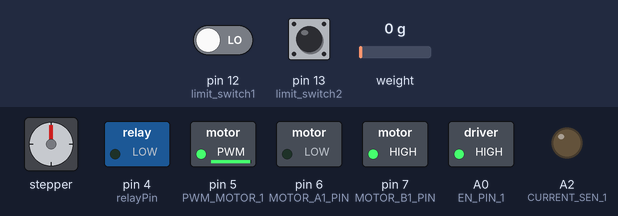
This sketch was run on a simulated Arduino Uno, built with avr-gcc and run on an emulated ATmega328P. Parts: stepper motor, switched loads named in the sketch (green lamp = pin HIGH), output pins drawn as LEDs (lit = HIGH). Wiring (inferred from the names in the program): stepper motor (2048 steps per turn assumed): coils pin 8, pin 9, pin 10, pin 11. Inputs (shaded band) come from the test bench; at power-on: pin 13 (limit_switch2) HIGH, pin 12 (limit_switch1) LOW, weight on the scale 0 g. Pins used as bus, display or sensor lines are not drawn; what the sketch prints to the serial monitor is not drawn.

Above: at 19.2 s.
19.3 s: pin 13 (limit_switch2) pulled LOW for 1 s
23.3 s: pin 12 (limit_switch1) driven HIGH and pin 13 (limit_switch2) driven LOW
At 23.46 s:
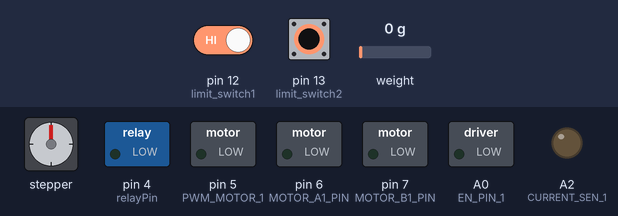
At 24.07 s:
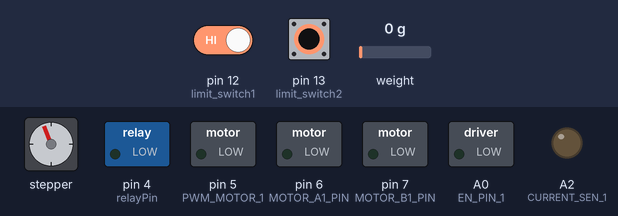
Timing chart, 0 to 41.3 s (numbered marks = the images above; inputs shaded):
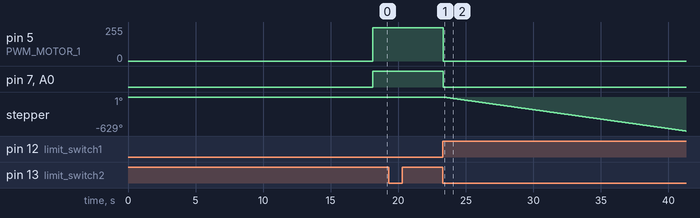

Measured:
- after the input at 19.3 s, every drawn part: stays the same
- after the input at 23.3 s, pin 5 (PWM_MOTOR_1): 250/255 → 0/255 at once; pin 7 (MOTOR_B1_PIN), A0 (EN_PIN_1): HIGH → LOW at once; stepper: keeps turning counter-clockwise at about 35°/s, starting after 0.05 s

The sketch:

final_prototypeV2.ino
```cpp
//==========================================================
//include libraries:

#include "HX711.h"
//HX711 pin define
#define DOUT  3
#define CLK  2

HX711 scale(DOUT, CLK);
//calibration factor
#define calibration_factor 450

// pre-defined motor function
#define BRAKE 0
#define CW    1
#define CCW   2
#define MOTOR_1 0
// Definition of safety current
#define CS_THRESHOLD 15
//==========================================================
//-----------------FOLLOW THE PIN NUMBER ===================
//==========================================================
//define MOTOR 1 pin connection
#define MOTOR_A1_PIN 6
#define MOTOR_B1_PIN 7

#define CURRENT_SEN_1 A2
#define EN_PIN_1 A0

#define PWM_MOTOR_1 5

//define relay pin
#define relayPin 4

//define switches
#define limit_switch1 12
#define limit_switch2 13
//==========================================================
//default motor speed
// short usSpeed = 220;
unsigned short usMotor_Status = BRAKE;
//==========================================================

//define switch state
int switch_output1 = 0;
int switch_output2 = 0;
//==========================================================

int motorPin1 = 8;
int motorPin2 = 9;
int motorPin3 = 10;
int motorPin4 = 11;
int delayTime = 5;
int stepCount = 0;

void setup()
{
    // serial com baudrate = 9600
    Serial.begin(9600);

    scale.set_scale(calibration_factor);
    //scale.tare(); //Assuming there is no weight on the scale at start up, reset the scale to 0

    Serial.println("Readings:");

    pinMode(motorPin1, OUTPUT);
    pinMode(motorPin2, OUTPUT);
    pinMode(motorPin3, OUTPUT);
    pinMode(motorPin4, OUTPUT);

    //define motor pins as output
    pinMode(MOTOR_A1_PIN, OUTPUT);
    pinMode(MOTOR_B1_PIN, OUTPUT);
    pinMode(PWM_MOTOR_1, OUTPUT);
    pinMode(CURRENT_SEN_1, OUTPUT);
    pinMode(EN_PIN_1, OUTPUT);

    //define relaypin as output
    pinMode(relayPin, OUTPUT);

    //define switches as input
    pinMode(limit_switch1, INPUT);
    pinMode(limit_switch2, INPUT);

    digitalWrite(relayPin, LOW);

    Serial.print("System initializing [ |");
    for(int i = 0; i <= 8; i++)
    {
        Serial.print("|");
        if(i==8)
        {
            Serial.println("| ]");
        }

        delay(1000);
    }

    Serial.println("System is ready");

    Serial.print("Preparing Bluetooth communication: [");
    for(int i = 0; i <= 8; i++)
    {
        Serial.print("|");
        if(i==8)
        {
            Serial.println("| ]");
        }

        delay(1000);
    }

    Serial.println("Bluetooth communication is ready");
}

void loop()
{
    float previous_weight = 0;
    float new_weight = 0;
    float difference = 0;
    float weight = 0;
    float lastWeight = 0;
    float x;

    previous_weight = measureWeight();
    //============================ LS2 ACTIVATED ===========================
    turnON_Ls2();
    //============================ RUN stepper =============================
    stepperGo();
    //============================ SystemName: CHECK STATE==================
    if(measureWeight() < 30)
    {
        systemTurnOFF();
        while(1)
        {
            if(measureWeight() > 30)
            {
                //Serial.println("Weight == TRUE");
                break;
            }
        }
    }
    //======================== AUTOMATION PART ============================
    else if(measureWeight() > 30)
    {
        x = measureWeight() - 109;
        while(measureWeight() >= x)
        {
            weight = measureWeight();
            digitalWrite(relayPin, HIGH);
            Serial.print(weight); Serial.print("          ");
            Serial.println(x);
        }

        digitalWrite(relayPin, LOW);
    }
    //========================== 2 sec delay ===============================
    delay(2000);

    //=========================== LS1 is ON ================================
    turnON_Ls1();
    //========================= wait 60 sec ================================
    for(int x = 0; x <= 10; x++)
    {
        delay(950);
    }

    lastWeight = measureWeight();
    float weightDumped = previous_weight - lastWeight;
    Serial.print("Weight = "); Serial.print("                    ");
    Serial.print(measureWeight()); Serial.print("                    ");
    Serial.print("Weight dumped = ");  Serial.print("                    ");
    Serial.println(weightDumped);
}

void turnON_Ls2()
{
    int flag = 0;
    float weight;
    int globalSwitch_info = checkSwitch_state();
    //make: LS2 == ON
    if(checkSwitch_state() == 0 || checkSwitch_state() == 1)
    {
        while(1)
        {
            Forward();
            if(checkSwitch_state() == 2)
            {
                Serial.println("LS2 == ON");
                flag = 1;
                Stop();
                break;
            }
        }
    }
    else if(checkSwitch_state() == 2)
    {
        flag = 1;
        Stop();
    }
}

void systemTurnOFF()
{
    Stop();
    digitalWrite(motorPin1, LOW);
    digitalWrite(motorPin2, LOW);
    digitalWrite(motorPin3, LOW);
    digitalWrite(motorPin4, LOW);
}
void turnON_Ls1()
{
    int flag = 0;
    float weight;
    int globalSwitch_info = checkSwitch_state();

    if(checkSwitch_state() == 2 || checkSwitch_state() == 0)
    {
        while(1)
        {
            Reverse();
            if(checkSwitch_state() == 1)
            {
                Serial.println("LS1 == ON");
                flag = 0;
                Stop();
                break;
            }
        }
    }
}

void stepperGo()
{
  for(int j = 0; j <=2000; j++)
  {
    digitalWrite(motorPin4, HIGH);
    digitalWrite(motorPin3, LOW);
    digitalWrite(motorPin2, LOW);
    digitalWrite(motorPin1, LOW);
    delay(delayTime);
    digitalWrite(motorPin4, LOW);
    digitalWrite(motorPin3, HIGH);
    digitalWrite(motorPin2, LOW);
    digitalWrite(motorPin1, LOW);
    delay(delayTime);
    digitalWrite(motorPin4, LOW);
    digitalWrite(motorPin3, LOW);
    digitalWrite(motorPin2, HIGH);
    digitalWrite(motorPin1, LOW);
    delay(delayTime);
    digitalWrite(motorPin4, LOW);
    digitalWrite(motorPin3, LOW);
    digitalWrite(motorPin2, LOW);
    digitalWrite(motorPin1, HIGH);
    delay(delayTime);
  }
}
//==========================================================
float measureWeight()
{
    float zIndex = scale.get_units();
    float yIndex = zIndex *(-2);
    float weight = zIndex + yIndex - 600;
    Serial.println(weight);

    return weight;
}
//==========================================================
int checkSwitch_state()
{
    int switchFlag = 0;

    switch_output1 = digitalRead(limit_switch1);
    switch_output2 = digitalRead(limit_switch2);
    delay(10);

    if(switch_output1 == 1 && switch_output2 ==1)
    {
        //Serial.println("LS1 == OFF and LS2 ==OFF");
        switchFlag = 0;
    }
    else if(switch_output1 == 0 && switch_output2 == 1)
    {
        //Serial.println("LS1 == ON");
        switchFlag = 1;
    }
    else if(switch_output2 == 0 && switch_output1 ==1)
    {
        //Serial.println("LS2 == ON");
        switchFlag = 2;
    }

    return switchFlag;
}
//==========================================================
void Stop()
{
    Serial.print("STOPED");
    digitalWrite(EN_PIN_1, LOW);
    digitalWrite(MOTOR_A1_PIN, LOW);
    digitalWrite(MOTOR_B1_PIN, LOW);
    analogWrite(PWM_MOTOR_1, 0);
}
//===========================================================
void Forward()
{
    Serial.print("Forward");
    digitalWrite(EN_PIN_1, HIGH);
    digitalWrite(MOTOR_B1_PIN, HIGH);
    analogWrite(PWM_MOTOR_1, 250);
    digitalWrite(MOTOR_A1_PIN, LOW);
}
//===========================================================
void Reverse()
{
    Serial.print("Backward");
    digitalWrite(EN_PIN_1, HIGH);
    digitalWrite(MOTOR_A1_PIN, HIGH);
    analogWrite(PWM_MOTOR_1, 250);
    digitalWrite(MOTOR_B1_PIN, LOW);
}
//===========================================================
```
